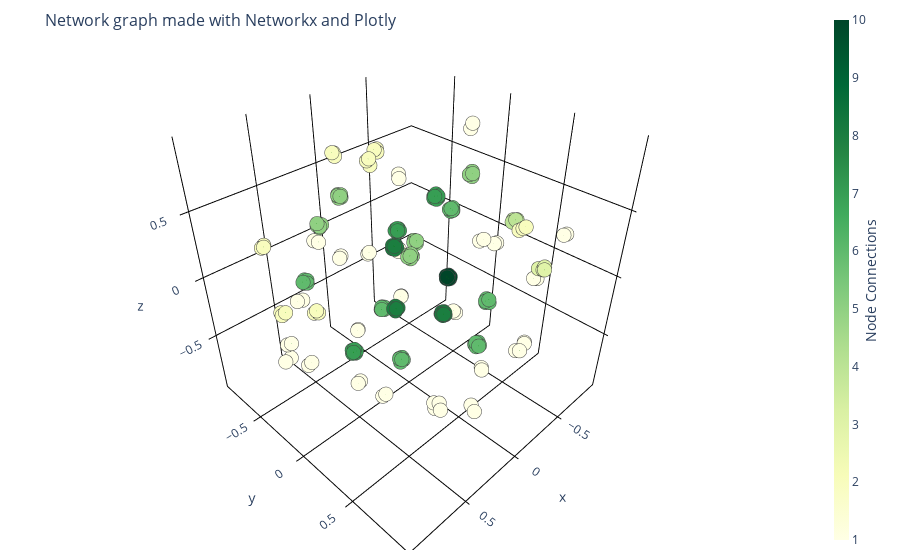

The cell this chart's notebook holds for it:
### Markdown cell above
☎️ Call the function on the database and set a threshold

### Code cell
display_graph('../raw_data/network.db', 0.001)

### Figure 1 — Plotly figure (JSON) as saved in the notebook; plotly's stock layout.template omitted (floating-point values rounded to 4 significant figures; data arrays with more than 128 entries replaced by an {"elided": "..."} marker saying what was removed)
{"data": [{"line": {"color": "green", "width": 2}, "mode": "lines", "type": "scatter3d", "x": {"elided": "1530 float values"}, "y": {"elided": "1530 float values"}, "z": {"elided": "1530 float values"}}, {"marker": {"color": {"elided": "214 int values"}, "colorbar": {"thickness": 15, "title": {"side": "right", "text": "Node Connections"}, "xanchor": "left"}, "colorscale": [[0, "rgb(255,255,229)"], [0.125, "rgb(247,252,185)"], [0.25, "rgb(217,240,163)"], [0.375, "rgb(173,221,142)"], [0.5, "rgb(120,198,121)"], [0.625, "rgb(65,171,93)"], [0.75, "rgb(35,132,67)"], [0.875, "rgb(0,104,55)"], [1, "rgb(0,69,41)"]], "line": {"width": 4}, "size": 5}, "mode": "markers", "text": {"elided": "214 str values"}, "type": "scatter3d", "x": {"elided": "214 float values"}, "y": {"elided": "214 float values"}, "z": {"elided": "214 float values"}}], "layout": {"autosize": true, "margin": {"b": 10, "l": 10, "r": 10, "t": 10}, "scene": {"aspectmode": "auto", "aspectratio": {"x": 1.014, "y": 0.9864, "z": 1.0}, "xaxis": {"backgroundcolor": "#FFFFFF", "gridcolor": "black", "showbackground": true, "type": "linear", "zerolinecolor": "black"}, "yaxis": {"backgroundcolor": "#FFFFFF", "gridcolor": "black", "showbackground": true, "type": "linear", "zerolinecolor": "black"}, "zaxis": {"backgroundcolor": "#FFFFFF", "gridcolor": "black", "showbackground": true, "type": "linear", "zerolinecolor": "black"}}, "showlegend": false, "title": {"font": {"size": 16}, "text": "<br>Network graph made with Networkx and Plotly"}}}
